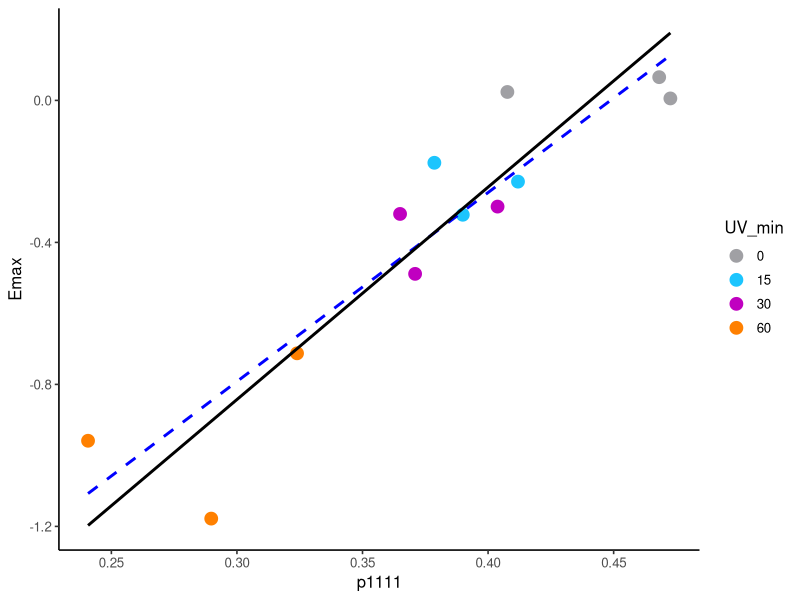
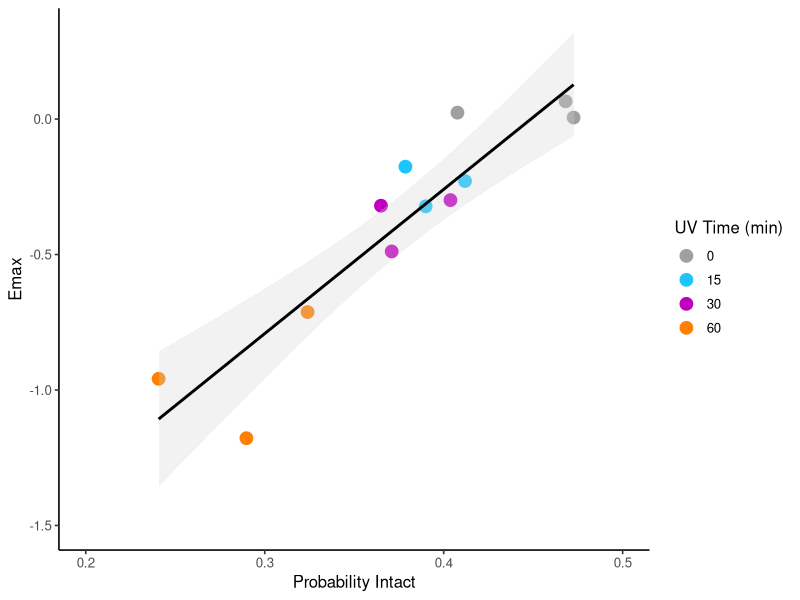
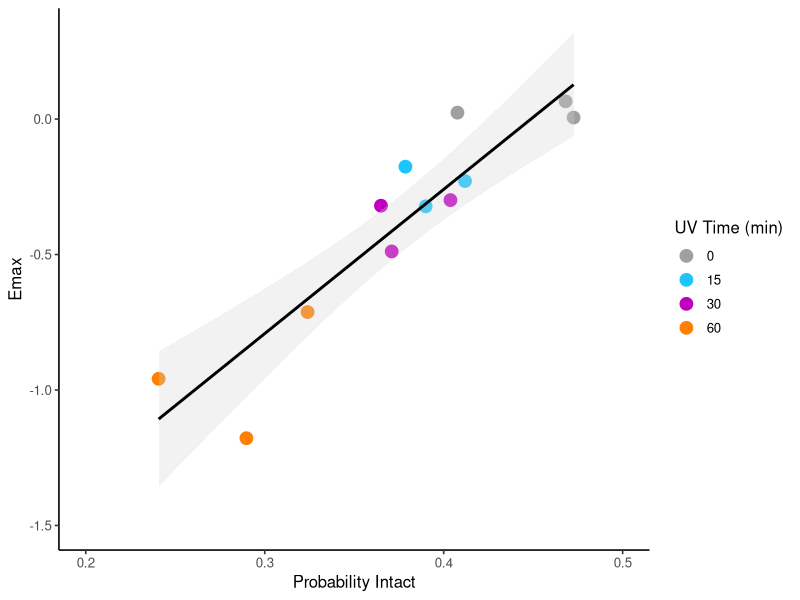

Reproduce these figures in R, in order.
library(ggplot2)
library(ggpubr)

#Experimental replicate data: Emax from Fig7B, p1111 from Fig7A
corr_data <- data.frame(
  UV_min = factor(rep(c(0,15,30,60), times=3)),
  Emax = c(0.005566,-0.3221,-0.4886,-0.7124,
           0.06547,-0.2288,-0.2991,-1.178,
           0.02376,-0.1757,-0.3198,-0.9587),
  p1111 = c(0.4725878,0.3899299,0.3709433,0.3239317,
            0.4681347,0.4119134,0.4037808,0.289764,
            0.407683,0.3786112,0.3649559,0.240711)
)

#Pearson correlation
cor_test <- cor.test(corr_data$p1111, corr_data$Emax)
cor_test

Fig7C <- ggplot(corr_data, aes(x=p1111, y=Emax)) +
  geom_point(aes(color=UV_min), size=4) +
  scale_color_manual(values=c("0"="#A0A0A4", "15"="#1CC5FE", "30"="#C000C0", "60"="#FF8000"))+
  geom_smooth(method="lm", se=TRUE, color="black", fill="lightgrey", alpha=0.3)+
  scale_x_continuous(limits = c(0.2, 0.5))+
  scale_y_continuous(limits = c(-1.5, NA))+
  labs(x="Probability Intact",
       y="Emax",
       color="UV Time (min)") +
  theme_classic2(base_size = 12)

lm_model <- lm(Emax ~ p1111, data = corr_data)
summary(lm_model)$adj.r.squared
summary(lm_model)
confint(lm_model)

ggsave(plot = Fig7C, filename="fig7_corr_panel.svg", path = here::here("manuscript_figures"), create.dir = TRUE, width = 8.5, height=4)

ggsave(plot = Fig7C, filename="fig7_corr_panel.png", path = here::here("manuscript_figures"), create.dir = TRUE, width = 8.5, height=4, 
       dpi=600,
       bg="white")




#LMM replicate effect comparison
library(lme4)      
library(lmerTest)  

lmm_data <- data.frame(
  replicate = factor(rep(1:3, each=4)),
  UV_min = factor(rep(c(0,15,30,60), times=3)),
  Emax = c(0.005566,-0.3221,-0.4886,-0.7124,
           0.06547,-0.2288,-0.2991,-1.178,
           0.02376,-0.1757,-0.3198,-0.9587),
  p1111 = c(0.4725878,0.3899299,0.3709433,0.3239317,
            0.4681347,0.4119134,0.4037808,0.289764,
            0.407683,0.3786112,0.3649559,0.240711)
)

lmm <- lmer(Emax ~ p1111 + (1|replicate), data=lmm_data)
summary(lmm)  
confint(lmm)

#compare both

# Predicted values for LMM fixed effect
pred_data <- data.frame(p1111 = seq(min(lmm_data$p1111), max(lmm_data$p1111), length.out=100))
pred <- predict(lmm, newdata=pred_data, re.form=NA, se.fit=TRUE)
pred_data$fit <- pred$fit
pred_data$lower <- pred$fit - 1.96*pred$se.fit
pred_data$upper <- pred$fit + 1.96*pred$se.fit

# LM predictions
lm_model <- lm(Emax ~ p1111, data=lmm_data)
lm_pred <- data.frame(p1111 = pred_data$p1111,
                      fit = predict(lm_model, newdata=pred_data))

ggplot(lmm_data, aes(x=p1111, y=Emax, color=UV_min)) +
  geom_point(size=4) +
  scale_color_manual(values=c("0"="#A0A0A4", "15"="#1CC5FE",
                              "30"="#C000C0", "60"="#FF8000")) +
  geom_line(data=lm_pred, aes(x=p1111, y=fit), color="blue", size=1, linetype="dashed", inherit.aes = FALSE) +
  geom_line(data=pred_data, aes(x=p1111, y=fit), color="black", size=1, inherit.aes = FALSE) +
  theme_classic2(base_size=12)




lm_ci <- as.data.frame(confint(lm_model))
colnames(lm_ci) <- c("CI_lower", "CI_upper")

lm_coef <- as.data.frame(summary(lm_model)$coefficients)
colnames(lm_coef) <- c("Estimate", "Std_Error", "t_value", "p_value")

lm_results <- cbind(
  Term = rownames(lm_coef),
  lm_coef,
  lm_ci
)

rownames(lm_results) <- NULL

write.csv(lm_results, "LM_results.csv", row.names = FALSE)



lmm_ci <- as.data.frame(confint(lmm))
lmm_coef <- as.data.frame(summary(lmm)$coefficients)

lmm_results <- cbind(
  Term = rownames(lmm_coef),
  lmm_coef,
  CI_lower = lmm_ci[rownames(lmm_coef), 1],
  CI_upper = lmm_ci[rownames(lmm_coef), 2]
)

rownames(lmm_results) <- NULL

write.csv(lmm_results, "LMM_results.csv", row.names = FALSE)
